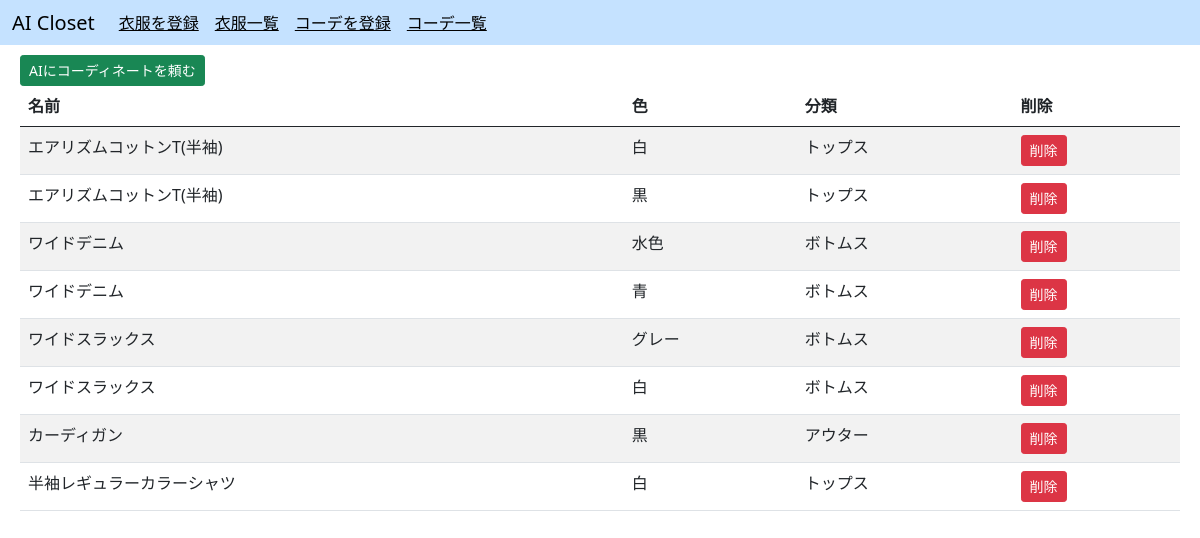
Page /closet/garment/list on the committed database.
### closet/models.py (models this page shows, shortened)
class garment(models.Model):
    id=models.UUIDField(primary_key=True,default=uuid.uuid4,editable=False,verbose_name="ID")
    name=models.CharField(max_length=100,verbose_name="名前")
    color=models.CharField(max_length=100,verbose_name="色")
    type=models.CharField(max_length=100,default="未指定",verbose_name="分類")
    cleated=models.DateField(auto_now_add=True,verbose_name="作成日時")

### closet/views.py (the view)
class GarmentListView(View):
    def get(self,request):
        garments=garment.objects.all()
        return render(request,"closet/garment_list.html",{"garments":garments})

### templates/closet/garment_list.html (shortened to what this page needs)
{% extends "closet/base.html" %}
{% block body %}
<a href="/closet/garment/ai_coordinate"><button type="button" class="btn btn-success btn-sm">AIにコーディネートを頼む</button></a>
<table class="table table-striped">
  <thead>
    <tr>
      <th scope="col">名前</th>
      <th scope="col">色</th>
      <th scope="col">分類</th>
      <th scope="col">削除</th>
    </tr>
  </thead>
  <tbody>
{% for garment in garments %}
    <tr>
      <td>{{garment.name}}</td>
      <td>{{garment.color}}</td>
      <td>{{garment.type}}</td>
      <td><a href="/closet/garment/delete/{{garment.id}}"><button type="button" class="btn btn-danger btn-sm">削除</button></a></td>
    </tr>
{% endfor %}
  </tbody>
</table>
{% endblock %}

### templates/closet/base.html (shortened to what this page needs)
<!DOCTYPE html>
<html lang="ja">
<head>
    <link href="https://cdn.jsdelivr.net/npm/bootstrap@5.0.2/dist/css/bootstrap.min.css" rel="stylesheet">
</head>
<body>
<nav class="navbar navbar-expand-lg bg-body-tertiary" style="background-color: #c5e2ff; padding-top:2.5px; padding-bottom:2.5px;">
  <div class="container-fluid">
    <a class="navbar-brand" href="/closet/garment/list"><font color="#000000">AI Closet</font></a>
    <div class="collapse navbar-collapse" id="navbarNavAltMarkup">
      <div class="navbar-nav">
        <a class="nav-link active" aria-current="page" href="/closet/garment/resistor"><font color="#000000"><u>衣服を登録</u></font></a>
        <a class="nav-link" href="/closet/garment/list"><font color="#000000"><u>衣服一覧</u></font></a>
        <a class="nav-link" href="/closet/coordinate/register"><font color="#000000"><u>コーデを登録</u></font></a>
        <a class="nav-link" href="/closet/coordinate/list"><font color="#000000"><u>コーデ一覧</u></font></a>
      </div>
    </div>
  </div>
</nav>
<div style="margin: 10px 20px 0px 20px;">
    {% block body %}
    {% endblock %}
</div>
</body>
</html>

### rows in the picture
garment: name "エアリズムコットンT(半袖)", color "白", type "トップス"
garment: name "エアリズムコットンT(半袖)", color "黒", type "トップス"
garment: name "ワイドデニム", color "水色", type "ボトムス"
garment: name "ワイドデニム", color "青", type "ボトムス"
garment: name "ワイドスラックス", color "グレー", type "ボトムス"
garment: name "ワイドスラックス", color "白", type "ボトムス"
garment: name "カーディガン", color "黒", type "アウター"
garment: name "半袖レギュラーカラーシャツ", color "白", type "トップス"
